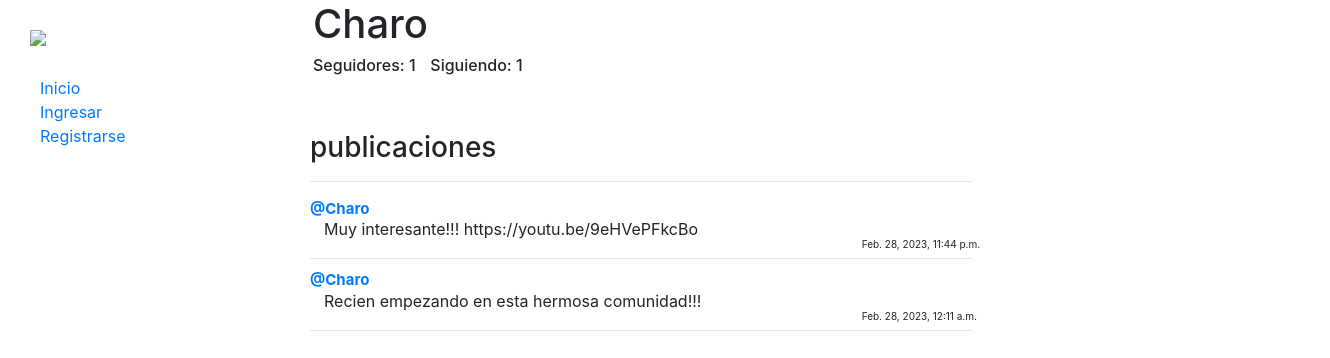
The page /profile/3 on the database its author committed.
### network/models.py (models this page shows, shortened)
class User(AbstractUser):
    pass

class Post(models.Model):
    user = models.ForeignKey(User, on_delete=models.CASCADE, related_name="autor")
    post = models.CharField(max_length=140)
    date = models.DateTimeField(auto_now_add=True)

### network/views.py (the view)
# urls.py: path("profile/<int:user_id>", views.profile, name="profile"),
def profile(request, user_id):
    user = User.objects.get(pk=user_id)
    inicio = Post.objects.filter(user=user).order_by("id").reverse()
    follower = Follow.objects.filter(user=user)
    followed = Follow.objects.filter(followed=user)
    try:
        checkfollow = followed.filter(user=User.objects.get(pk=request.user.id))
        if len(checkfollow) != 0:
            isFollowing = False
        else:
            isFollowing = True
    except:
        isFollowing = False
    paginator = Paginator(inicio, 10)
    paginas = request.GET.get('page')
    publicaciones = paginator.get_page(paginas)
    return render(request, "network/profile.html", {
        "inicio": inicio,
        "publicaciones": publicaciones,
        "username": user.username,
        "follower": follower,
        "followed": followed,
        "isFollowing": isFollowing,
        "user_profile": user
    })

### network/templates/network/profile.html (shortened to what this page needs)
{% extends "network/layout.html" %}
{% load static %}
{% block body %}
    <div class="row d-flex" style="margin-left: 3px;">
        <h1>{{ username }}</h1>
    </div>
    <div class="row d-flex" style="margin-left: 3px;">
    <h6>Seguidores: {{ followed.count }}</h6><h6 style="color: white;">__</h6><h6>Siguiendo: {{ follower.count }}</h6>
    </div>
    <br><br>
    <h3>publicaciones</h3>
    <hr>
    <div class="inicio">
        {% for post in publicaciones %}
            <div>
                <p id="usuario"><a href="{% url 'profile' user_id=post.user.id %}">@{{ post.user }}</a></p>
                <p id="post"> {{ post.post }}</p>
                <p id="fecha">{{ post.date }}</p>
                <hr style="margin-bottom: 10px;">
            </div>
            {% endfor %}
    </div>
{% endblock %}

### network/static/network/styles.css (style rules this page uses)
hr { width: 60%; margin-left: 0%; }
#usuario { font-weight: bold; margin-bottom: -3px; font-size: 15px; }
#post { margin-left: 14px; width: 690px; }
#fecha { font-size: 10px; margin-left: 50%; margin-top: -20px; margin-bottom: -10px; }
body { overflow-x: hidden; }

### rows shown on the page
User: username "Charo"
Post: user "Charo", post "Muy interesante!!! https://youtu.be/9eHVePFkcBo", date "Feb. 28, 2023, 11:44 p.m."
Post: user "Charo", post "Recien empezando en esta hermosa comunidad!!!", date "Feb. 28, 2023, 12:11 a.m."

### other values the page prints
{{ followed.count }} "1"
{{ follower.count }} "1"
